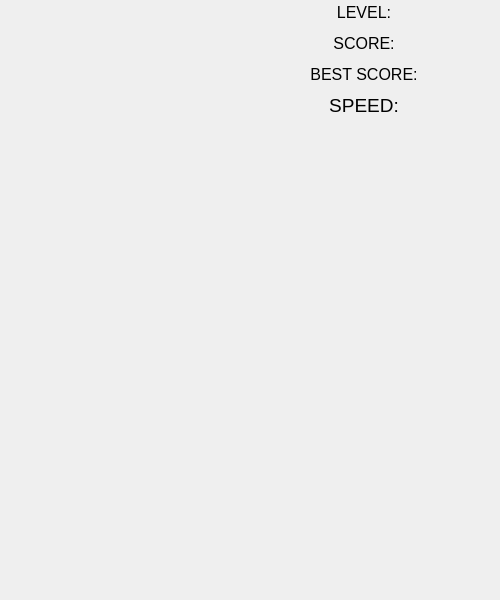
<?xml version="1.0" encoding="UTF-8"?>
<ui version="4.0">
 <class>GameDesktopView</class>
 <widget class="QWidget" name="GameDesktopView">
  <property name="geometry">
   <rect>
    <x>0</x>
    <y>0</y>
    <width>500</width>
    <height>600</height>
   </rect>
  </property>
  <property name="minimumSize">
   <size>
    <width>500</width>
    <height>600</height>
   </size>
  </property>
  <property name="maximumSize">
   <size>
    <width>500</width>
    <height>600</height>
   </size>
  </property>
  <property name="windowTitle">
   <string>Form</string>
  </property>
  <widget class="QWidget" name="gridLayoutWidget_2">
   <property name="geometry">
    <rect>
     <x>310</x>
     <y>0</y>
     <width>191</width>
     <height>118</height>
    </rect>
   </property>
   <layout class="QGridLayout" name="gridLayout" columnstretch="4,5">
    <item row="1" column="0">
     <widget class="QLabel" name="label_8">
      <property name="font">
       <font>
        <pointsize>12</pointsize>
        <bold>false</bold>
       </font>
      </property>
      <property name="text">
       <string>SCORE:</string>
      </property>
      <property name="alignment">
       <set>Qt::AlignCenter</set>
      </property>
     </widget>
    </item>
    <item row="0" column="1">
     <widget class="QLabel" name="CurrLevel">
      <property name="font">
       <font>
        <pointsize>14</pointsize>
       </font>
      </property>
      <property name="text">
       <string/>
      </property>
      <property name="alignment">
       <set>Qt::AlignCenter</set>
      </property>
     </widget>
    </item>
    <item row="0" column="0">
     <widget class="QLabel" name="label_7">
      <property name="font">
       <font>
        <pointsize>12</pointsize>
        <bold>false</bold>
       </font>
      </property>
      <property name="text">
       <string>LEVEL:</string>
      </property>
      <property name="alignment">
       <set>Qt::AlignCenter</set>
      </property>
     </widget>
    </item>
    <item row="1" column="1">
     <widget class="QLabel" name="CurrScore">
      <property name="font">
       <font>
        <pointsize>14</pointsize>
       </font>
      </property>
      <property name="text">
       <string/>
      </property>
      <property name="alignment">
       <set>Qt::AlignCenter</set>
      </property>
     </widget>
    </item>
    <item row="2" column="1">
     <widget class="QLabel" name="BestScore">
      <property name="font">
       <font>
        <pointsize>14</pointsize>
        <kerning>true</kerning>
       </font>
      </property>
      <property name="text">
       <string/>
      </property>
      <property name="alignment">
       <set>Qt::AlignCenter</set>
      </property>
     </widget>
    </item>
    <item row="2" column="0">
     <widget class="QLabel" name="label_9">
      <property name="font">
       <font>
        <pointsize>12</pointsize>
        <bold>false</bold>
       </font>
      </property>
      <property name="text">
       <string>BEST SCORE:</string>
      </property>
      <property name="alignment">
       <set>Qt::AlignCenter</set>
      </property>
     </widget>
    </item>
    <item row="3" column="1">
     <widget class="QLabel" name="Speed">
      <property name="font">
       <font>
        <pointsize>14</pointsize>
        <kerning>true</kerning>
       </font>
      </property>
      <property name="text">
       <string/>
      </property>
      <property name="alignment">
       <set>Qt::AlignCenter</set>
      </property>
     </widget>
    </item>
    <item row="3" column="0">
     <widget class="QLabel" name="label_10">
      <property name="font">
       <font>
        <pointsize>14</pointsize>
        <kerning>true</kerning>
       </font>
      </property>
      <property name="text">
       <string>SPEED:</string>
      </property>
      <property name="alignment">
       <set>Qt::AlignCenter</set>
      </property>
     </widget>
    </item>
   </layout>
  </widget>
 </widget>
 <resources/>
 <connections/>
</ui>
